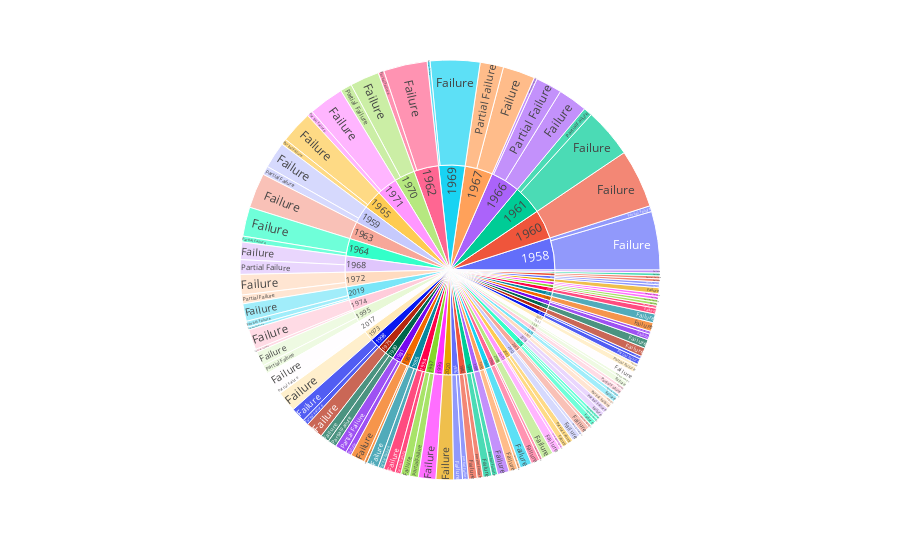

Notebook cell for this chart:
### Code cell
# How to grab the failures by year from above to use as data points for the chart? Rather than mission status I want failures 
yearly_failures = px.data.tips()
fig = px.sunburst(Or_df, path=["year", "Mission_Status"])
fig.show()

### Figure 1 — Plotly figure (JSON) as saved in the notebook; plotly's stock layout.template omitted (floating-point values rounded to 4 significant figures; data arrays with more than 128 entries replaced by an {"elided": "..."} marker saying what was removed)
{"data": [{"branchvalues": "total", "domain": {"x": [0, 1], "y": [0, 1]}, "hovertemplate": "labels=%{label}<br>count=%{value}<br>parent=%{parent}<br>id=%{id}<extra></extra>", "ids": {"elided": "178 str values"}, "labels": {"elided": "178 str values"}, "name": "", "parents": {"elided": "178 str values"}, "type": "sunburst", "values": {"elided": "178 int values"}}], "layout": {"autosize": true, "legend": {"tracegroupgap": 0}, "margin": {"t": 60}}}
